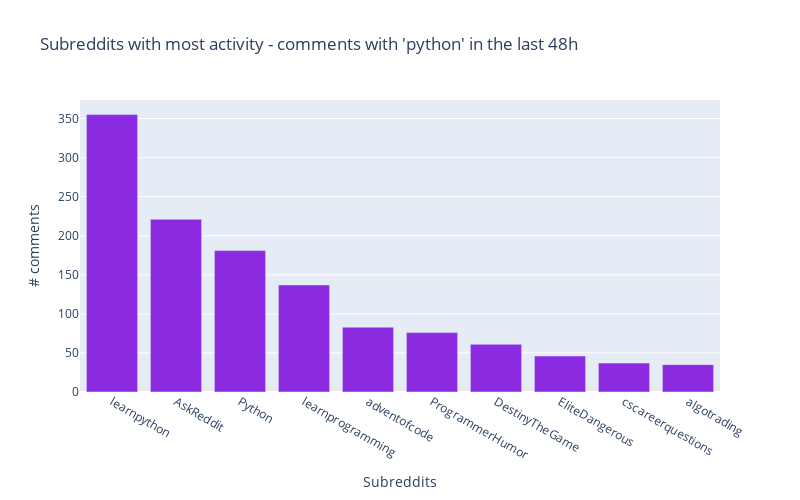

Source (notebook cell):
### Markdown cell above
## Comment activity <a class="anchor" id="1"></a>

### Code cell
data = get_pushshift_data(data_type="comment", q=TERM_OF_INTEREST, after=TIMEFRAME, size=1000, aggs="subreddit").get("aggs").get("subreddit")

df = pandas.DataFrame.from_records(data)[0:10]

px.bar(df,
       x="key",
       y="doc_count",
       title=f"Subreddits with most activity - comments with '{TERM_OF_INTEREST}' in the last {TIMEFRAME}",
       labels={"doc_count": "# comments","key": "Subreddits"},
       color_discrete_sequence=[COMMENT_COLOR],
       height=500,
       width=800)

### Figure 1 — Plotly figure (JSON) as saved in the notebook; plotly's stock layout.template omitted (floating-point values rounded to 4 significant figures)
{"data": [{"alignmentgroup": "True", "hoverlabel": {"namelength": 0}, "hovertemplate": "Subreddits=%{x}<br># comments=%{y}", "legendgroup": "", "marker": {"color": "blueviolet"}, "name": "", "offsetgroup": "", "orientation": "v", "showlegend": false, "textposition": "auto", "type": "bar", "x": ["learnpython", "AskReddit", "Python", "learnprogramming", "adventofcode", "ProgrammerHumor", "DestinyTheGame", "EliteDangerous", "cscareerquestions", "algotrading"], "xaxis": "x", "y": [355, 221, 181, 137, 83, 76, 61, 46, 37, 35], "yaxis": "y"}], "layout": {"barmode": "relative", "height": 500, "legend": {"tracegroupgap": 0}, "title": {"text": "Subreddits with most activity - comments with 'python' in the last 48h"}, "width": 800, "xaxis": {"anchor": "y", "autorange": true, "domain": [0, 1], "range": [-0.5, 9.5], "title": {"text": "Subreddits"}, "type": "category"}, "yaxis": {"anchor": "x", "autorange": true, "domain": [0, 1], "range": [0, 373.7], "title": {"text": "# comments"}, "type": "linear"}}}
